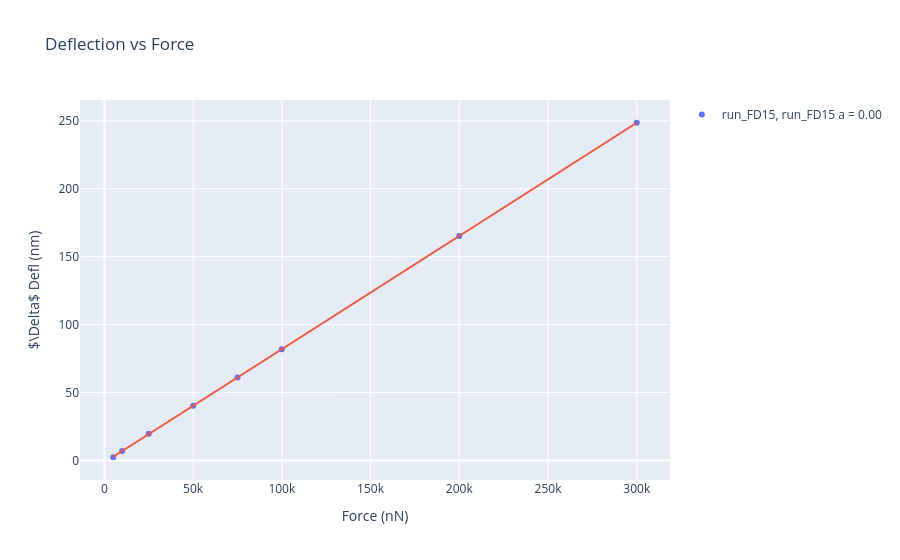

Notebook source saved alongside this figure:
### Code cell
fig = go.Figure()
for run in runs_to_plot:
    x5 = df_results[df_results['run'] == run]['force'].to_numpy() * 1e9   # → nN
    y5 = df_results[df_results['run'] == run]['delta_defl'].to_numpy() * 1e9  # → nm
    slope5, intercept5, *_ = linregress(x5, y5)
    fig.add_trace(go.Scatter(x=x5, y=y5, mode='markers', name=f'{run}, {legend[run]}\na = {slope5:.2f}'))
    fig.add_trace(go.Scatter(x=x5, y=slope5 * x5 + intercept5, mode='lines', showlegend=False))

fig.update_layout(
    title='Deflection vs Force',
    xaxis_title='Force (nN)',
    yaxis_title=r'$\Delta$ Defl (nm)',
)

fig.show()

### Figure 1 — Plotly figure (JSON) as saved in the notebook; plotly's stock layout.template omitted (floating-point values rounded to 4 significant figures)
{"data": [{"mode": "markers", "name": "run_FD15, run_FD15\na = 0.00", "type": "scatter", "x": [5000.0, 10000.0, 25000.0, 50000.0, 75000.0, 100000.0, 200000.0, 300000.0], "y": [2.369, 6.996, 19.66, 40.23, 61.11, 81.79, 165.2, 248.6]}, {"mode": "lines", "showlegend": false, "type": "scatter", "x": [5000.0, 10000.0, 25000.0, 50000.0, 75000.0, 100000.0, 200000.0, 300000.0], "y": [2.717, 6.884, 19.38, 40.22, 61.05, 81.89, 165.2, 248.6]}], "layout": {"title": {"text": "Deflection vs Force"}, "xaxis": {"title": {"text": "Force (nN)"}}, "yaxis": {"title": {"text": "$\\Delta$ Defl (nm)"}}}}
